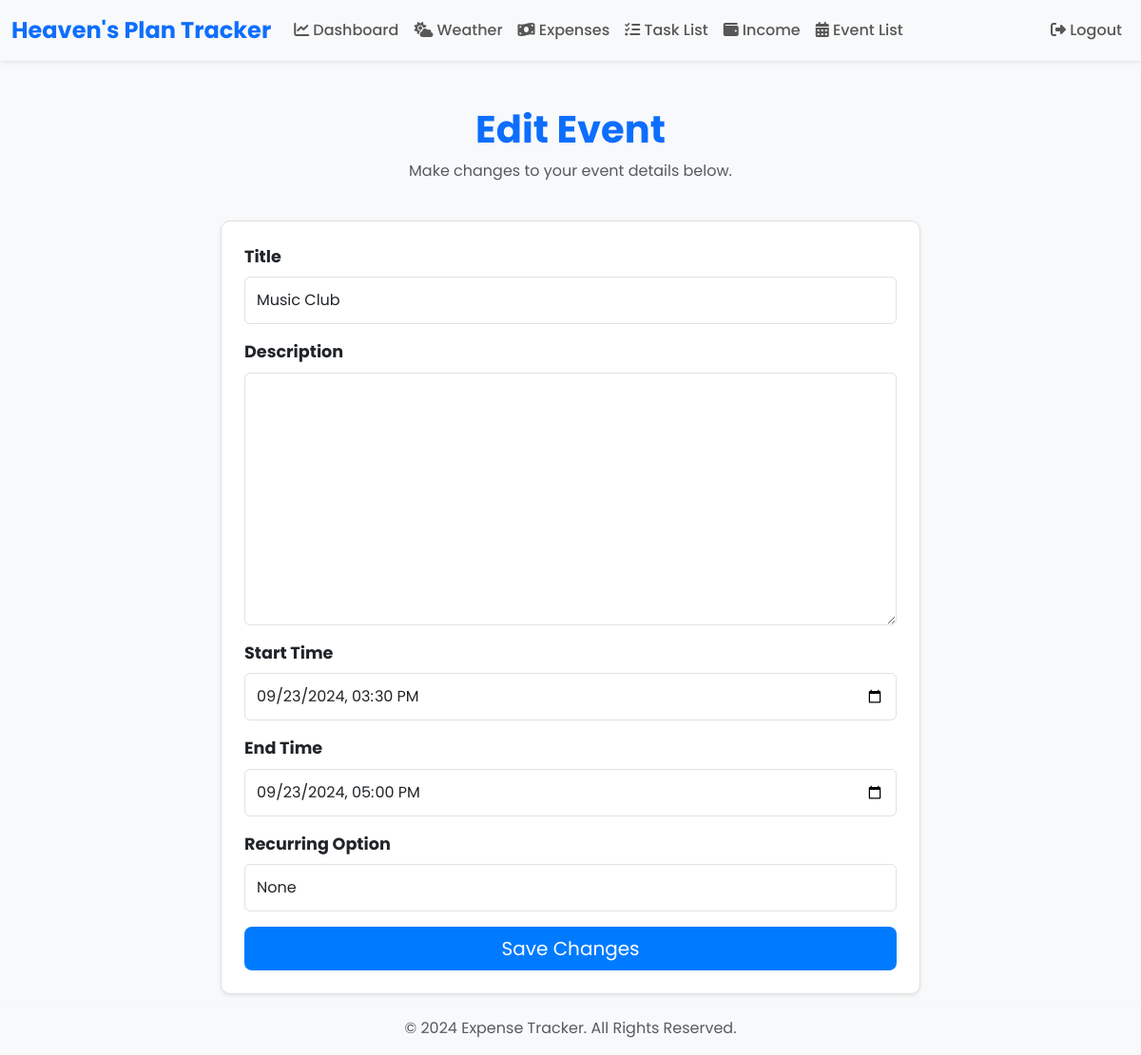
/timetable/edit/1/ (signed in), run on the app's committed database.
### timetable/models.py (models this page shows, shortened)
class Event(models.Model):
    class RecurringOption(models.TextChoices):
        NONE = 'none', 'None'
        DAILY = 'daily', 'Daily'
        WEEKLY = 'weekly', 'Weekly'
        MONTHLY = 'monthly', 'Monthly'
    user = models.ForeignKey(User, on_delete=models.CASCADE)
    title = models.CharField(max_length=200)
    description = models.TextField(blank=True, null=True)
    start_time = models.DateTimeField()
    end_time = models.DateTimeField()
    task = models.OneToOneField('todo.Task', on_delete=models.CASCADE, null=True, blank=True)  # Lazy reference to Task
    is_task = models.BooleanField(default=False)
    recurring_option = models.CharField(
        max_length=10, choices=RecurringOption.choices, default=RecurringOption.NONE
    )

### timetable/views.py (the view)
# urls.py: path('edit/<int:event_id>/', views.edit_event, name='edit_event'),
@login_required
def edit_event(request, event_id):
    event = get_object_or_404(Event, id=event_id, user=request.user)
    if request.method == 'POST':
        form = EventForm(request.POST, instance=event)
        if form.is_valid():
            form.save()
            messages.success(request, "Event updated successfully!")
            return redirect('timetable:event_list')
    else:
        form = EventForm(instance=event)
    return render(request, 'timetable/edit_event.html', {'form': form, 'event': event})

### timetable/forms.py (shortened to what this page needs)
class EventForm(forms.ModelForm):
    class Meta:
        model = Event
        fields = ['title', 'description', 'start_time', 'end_time', 'recurring_option']
        widgets = {
            'title': forms.TextInput(attrs={'class': 'form-control'}),
            'description': forms.Textarea(attrs={'class': 'form-control'}),
            'start_time': forms.DateTimeInput(attrs={'class': 'form-control', 'type': 'datetime-local'}),
            'end_time': forms.DateTimeInput(attrs={'class': 'form-control', 'type': 'datetime-local'}),
            'recurring_option': forms.Select(attrs={'class': 'form-control'}),
        }

### templates/timetable/edit_event.html (shortened to what this page needs)
{% extends 'base.html' %}
{% block content %}
<div class="container mt-5">
    <div class="row justify-content-center">
        <div class="col-lg-8 col-md-10 col-sm-12 text-center">
            <h1 class="display-6 fw-bold text-primary">Edit Event</h1>
            <p class="text-muted">Make changes to your event details below.</p>
        </div>
    </div>
    <div class="row justify-content-center mt-4">
        <div class="col-lg-8 col-md-10 col-sm-12">
            <div class="card shadow-sm p-4">
                <form method="post">
                    <div class="form-group mb-3">
                        <label for="id_title" class="form-label fw-bold">Title</label>
                        {{ form.title }}
                    </div>
                    <div class="form-group mb-3">
                        <label for="id_description" class="form-label fw-bold">Description</label>
                        {{ form.description }}
                    </div>
                    <div class="form-group mb-3">
                        <label for="id_start_time" class="form-label fw-bold">Start Time</label>
                        {{ form.start_time }}
                    </div>
                    <div class="form-group mb-3">
                        <label for="id_end_time" class="form-label fw-bold">End Time</label>
                        {{ form.end_time }}
                    </div>
                    <div class="form-group mb-3">
                        <label for="id_recurring_option" class="form-label fw-bold">Recurring Option</label>
                        {{ form.recurring_option }}
                    </div>
                    <div class="d-grid gap-2">
                        <button type="submit" class="btn btn-primary btn-lg">Save Changes</button>
                    </div>
                </form>
            </div>
        </div>
    </div>
</div>
{% endblock %}

### static/css/style.css (style rules this page uses)
body { font-family: 'Poppins', sans-serif; background-color: #f8f9fa; color: #343a40; margin: 0; padding: 0; box-sizing: border-box; }
.btn-primary { border: none; transition: background-color 0.3s ease; }

### templates/timetable/edit_event.html (style rules this page uses)
h1 { font-family: 'Poppins', sans-serif; font-weight: 600; }
.card { border-radius: 10px; border: 1px solid #e0e0e0; padding: 2rem; }
.form-label { font-size: 1.1rem; }
.form-control { padding: 0.75rem; font-size: 1rem; }
.btn-primary { background-color: #007bff; border: none; transition: background-color 0.3s ease; }

### data on the page
Event: title "Music Club", start_time "09/23/2024 15:30", end_time "09/23/2024 17:00", recurring_option "None"
